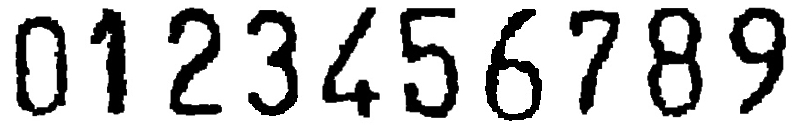
#> input picture ocr-ueiya-manual-white-02.jpg, 800 x 126 px, given in place of ocr-ueiya.jpg, which was not available
$ python templatematching.py
#> lines starting #> are read from the running program, lines starting #| are printed output that depends on the picture; after the words box and inside, x2 and y2 are one past the last pixel; in counts of white or black regions, pixels touching at a corner belong together; pictures that were not available may be replaced by others from this repository, and a replacement may not be noted
# ocr_template_match.py

# import the necessary packages
from imutils import contours
import numpy as np
# import argparse
import imutils # add how to install in tutorial
import cv2

## construct the argument parser and parse the arguments
#ap = argparse.ArgumentParser()
#ap.add_argument("-i", "--image", required=True,
#help="/Users/daviderubio/Desktop/Python_stuff/environments/ueiya_env/images/last_image_taken.jpg")
#ap.add_argument("-r", "--reference", required=True,
#help="/Users/daviderubio/Desktop/Python_stuff/environments/ueiya_env/ueiya_gimp/ocr-b.jpg")
#args = vars(ap.parse_args())

# load the reference OCR-A image from disk, convert it to grayscale,
# and threshold it, such that the digits appear as *white* on a
# *black* background
# and invert it, such that the digits appear as *white* on a *black*
path = "/Users/daviderubio/Desktop/Python_stuff/environments/ueiya_env/ueiya_gimp/ocr-ueiya.jpg"
ref = cv2.imread(path)
#> ref is the input picture: shape (126, 800, 3); min 0, max 255, mean 197.1
ref = cv2.cvtColor(ref, cv2.COLOR_BGR2GRAY)
#> ref: shape (126, 800)
ref = cv2.threshold(ref, 10, 255, cv2.THRESH_BINARY_INV)[1]
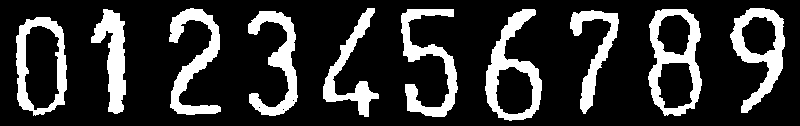
#> ref: shape (126, 800); 20.1% white; 10 white regions

cv2.imshow("ref", ref)
cv2.waitKey(0)
cv2.destroyAllWindows()

# # find contours in the OCR-A image (i.e,. the outlines of the digits)
# # sort them from left to right, and initialize a dictionary to map
# # digit name to the ROI
refCnts = cv2.findContours(ref.copy(), cv2.RETR_EXTERNAL,
cv2.CHAIN_APPROX_SIMPLE)
#> refCnts = 10 contours; largest, box (x1, y1, x2, y2) and area: (648, 9, 702, 116) 4536, (16, 17, 67, 116) 4134, (485, 9, 542, 121) 3518, (730, 8, 785, 113) 2993, (169, 8, 221, 115) 1948
refCnts = imutils.grab_contours(refCnts)
refCnts = contours.sort_contours(refCnts, method="left-to-right")[0]
digits = {
}

# loop over the OCR-A reference contours
for (i, c) in enumerate(refCnts):
	# compute the bounding box for the digit, extract it, and resize
	# it to a fixed size
	(x, y, w, h) = cv2.boundingRect(c)
	roi = ref[y:y + h, x:x + w]
	roi = cv2.resize(roi, (57, 88))
	# update the digits dictionary, mapping the digit name to the ROI
	digits[i] = roi
#> this loop made 10 passes
#> (x, y, w, h) on passes 1 to 10: (16, 17, 51, 99), (91, 9, 35, 105), (169, 8, 52, 107), (248, 11, 50, 105), (323, 8, 56, 109), (401, 9, 57, 108), (485, 9, 57, 112), (570, 10, 49, 104), (648, 9, 54, 107), (730, 8, 55, 105)
#> pass 1, `roi = ref[y:y + h, x:x + w]`:
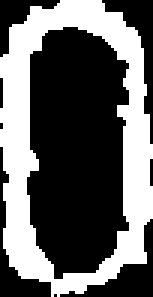
#> roi: shape (99, 51) (shown 3 times larger); 38.5% white; 1 white region, box (x1, y1, x2, y2) and area: (0, 0, 51, 99) 1946
#> pass 1, `roi = cv2.resize(roi, (57, 88))`:
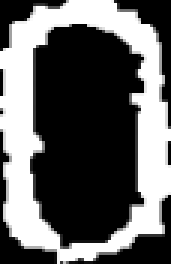
#> roi: shape (88, 57) (shown 3 times larger); min 0, max 255, mean 98.2
#> pass 2, `roi = ref[y:y + h, x:x + w]`:
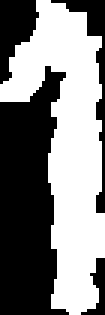
#> roi: shape (105, 35) (shown 3 times larger); 50.4% white; 4 black regions, box (x1, y1, x2, y2) and area: (0, 22, 23, 105) 1333, (0, 0, 13, 28) 218, (17, 0, 35, 71) 208, (27, 86, 35, 105) 65
#> pass 2, `roi = cv2.resize(roi, (57, 88))`:
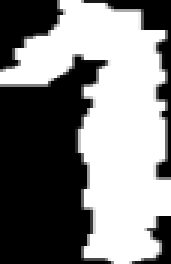
#> roi: shape (88, 57) (shown 3 times larger); min 0, max 255, mean 128.4
#> after the loop, digits = 10 items

print(digits)
#> (printed output is left out)

## >>> NEXT STEP: https://pythonmana.com/2021/11/20211126170518135E.html
